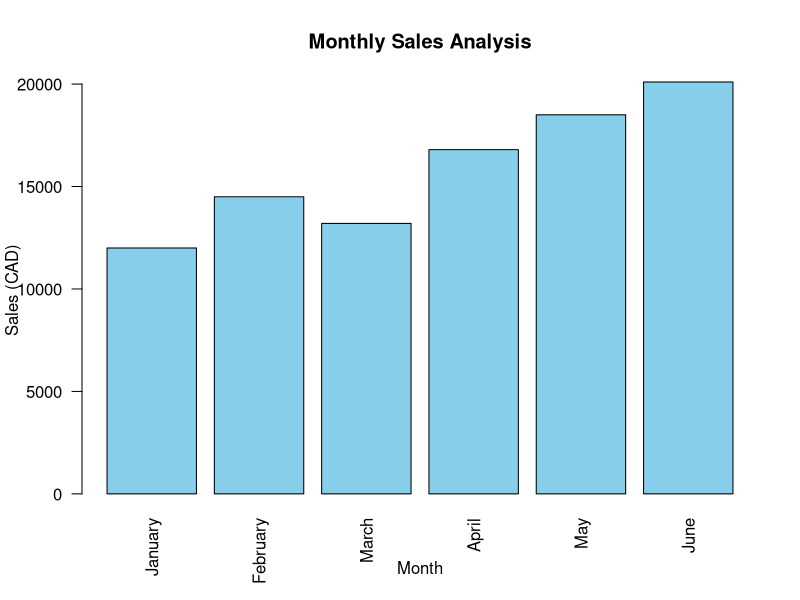

This figure's R source:
## ---- chunk 1
sales_data <- data.frame(
  month = c("January", "February", "March", "April", "May", "June"),
  sales = c(12000, 14500, 13200, 16800, 18500, 20100)
)

print(sales_data)
## ---- chunk 2
total_sales <- sum(sales_data$sales)
average_sales <- mean(sales_data$sales)

print(total_sales)
print(average_sales)
summary(sales_data)
## ---- chunk 3
barplot(
  sales_data$sales,
  names.arg = sales_data$month,
  main = "Monthly Sales Analysis",
  xlab = "Month",
  ylab = "Sales (CAD)",
  col = "skyblue",
  las = 2
)
